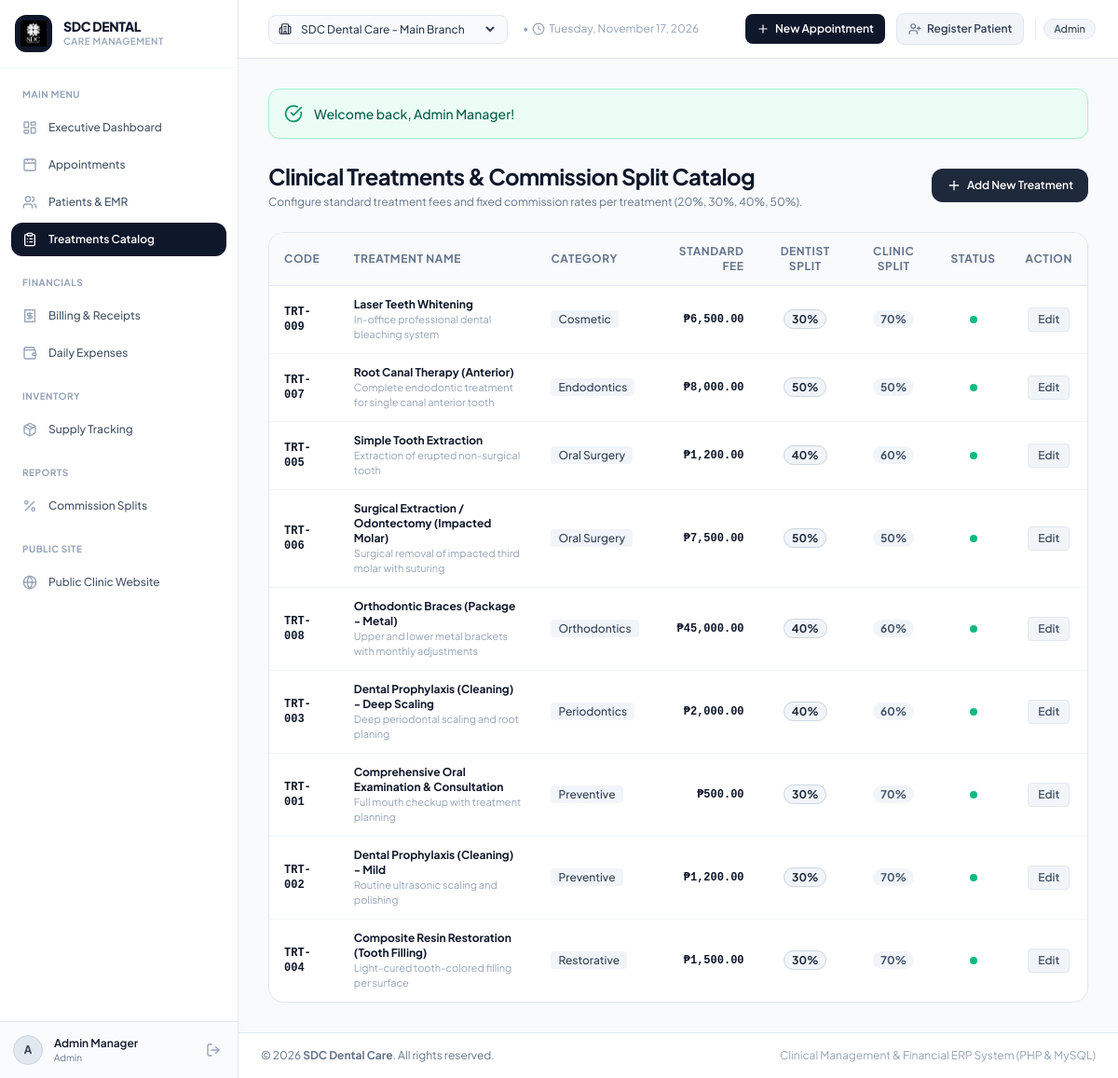
The app's page /index.php?page=treatments (signed in) with its own data.
### tables this page shows
CREATE TABLE `treatments` (
    `id` INT AUTO_INCREMENT PRIMARY KEY,
    `treatment_code` VARCHAR(30) UNIQUE NOT NULL,
    `treatment_name` VARCHAR(100) NOT NULL,
    `category` VARCHAR(50) NOT NULL DEFAULT 'General',
    `standard_price` DECIMAL(10,2) NOT NULL,
    `fixed_commission_rate` DECIMAL(5,2) NOT NULL DEFAULT 30.00,
    `description` TEXT,
    `is_active` TINYINT(1) DEFAULT 1
);

### controllers/TreatmentController.php (called while the page is built, shortened)
<?php
require_once __DIR__ . '/../config/session.php';
require_once __DIR__ . '/../models/Treatment.php';
class TreatmentController {
    public function index(): void {
        $treatments = Treatment::getAll();
        require_once __DIR__ . '/../views/treatments/index.php';
    }
}

### config/session.php (called while the page is built, shortened)
<?php
class Session {
    public static function isLoggedIn(): bool {
        return isset($_SESSION['user_id']) && !empty($_SESSION['user_id']);
    }
    public static function role(): ?string {
        return $_SESSION['user']['role'] ?? null;
    }
    public static function hasRole(string|array $roles): bool {
        $userRole = self::role();
        if (is_array($roles)) {
            return in_array($userRole, $roles, true);
        }
        return $userRole === $roles;
    }
}

### config/database.php (called while the page is built, shortened)
<?php
class Database {
    private static ?PDO $instance = null;
    public static function getConnection(): PDO {
        if (self::$instance === null) {
            $dsn = "mysql:host=" . self::DB_HOST . ";port=" . self::DB_PORT . ";dbname=" . self::DB_NAME . ";charset=" . self::DB_CHARSET;
            $options = [
                PDO::ATTR_ERRMODE            => PDO::ERRMODE_EXCEPTION,
                PDO::ATTR_DEFAULT_FETCH_MODE => PDO::FETCH_ASSOC,
                PDO::ATTR_EMULATE_PREPARES   => false,
            ];
            try {
                self::$instance = new PDO($dsn, self::DB_USER, self::DB_PASS, $options);
            } catch (PDOException $e) {
                throw new PDOException("Database connection error: " . $e->getMessage(), (int)$e->getCode());
            }
        }
        return self::$instance;
    }
    public static function query(string $sql, array $params = []): PDOStatement {
        $stmt = self::getConnection()->prepare($sql);
        $stmt->execute($params);
        return $stmt;
    }
    public static function fetchAll(string $sql, array $params = []): array {
        $stmt = self::query($sql, $params);
        return $stmt->fetchAll();
    }
}

### models/Treatment.php (called while the page is built, shortened)
<?php
require_once __DIR__ . '/../config/database.php';
class Treatment {
    public static function getAll(): array {
        return Database::fetchAll("SELECT * FROM treatments ORDER BY category ASC, treatment_name ASC");
    }
}

### views/treatments/index.php (the view, shortened to what this page needs)
<?php
require_once __DIR__ . '/../layouts/header.php';
$isAdmin = Session::hasRole(['admin']);
?>
<div class="mb-6 flex flex-col md:flex-row md:items-center md:justify-between gap-4">
    <div>
        <h2 class="text-2xl font-bold text-slate-900 tracking-tight">Clinical Treatments & Commission Split Catalog</h2>
        <p class="text-xs text-slate-500 mt-1">Configure standard treatment fees and fixed commission rates per treatment (20%, 30%, 40%, 50%).</p>
    </div>
    <?php if ($isAdmin): ?>
        <button onclick="document.getElementById('addTreatmentModal').classList.remove('hidden')"
                class="inline-flex items-center space-x-1.5 bg-teal-600 hover:bg-teal-700 text-white text-xs font-semibold px-4 py-2.5 rounded-xl shadow-sm transition">
            <i data-lucide="plus" class="w-4 h-4"></i>
            <span>Add New Treatment</span>
        </button>
    <?php endif; ?>
</div>
<div class="bg-white rounded-2xl border border-slate-200 shadow-xs overflow-hidden">
    <div class="overflow-x-auto">
        <table class="w-full text-left border-collapse text-xs">
            <thead>
                <tr class="bg-slate-50 text-slate-500 uppercase tracking-wider font-bold border-b border-slate-200">
                    <th class="py-3 px-4">Code</th>
                    <th class="py-3 px-4">Treatment Name</th>
                    <th class="py-3 px-4">Category</th>
                    <th class="py-3 px-4 text-right">Standard Fee</th>
                    <th class="py-3 px-4 text-center">Dentist Split</th>
                    <th class="py-3 px-4 text-center">Clinic Split</th>
                    <th class="py-3 px-4 text-center">Status</th>
                    <?php if ($isAdmin): ?>
                        <th class="py-3 px-4 text-center">Action</th>
                    <?php endif; ?>
                </tr>
            </thead>
            <tbody class="divide-y divide-slate-100 text-slate-700">
                <?php foreach ($treatments as $t):
                    $dentistSplit = (int)$t['fixed_commission_rate'];
                    $clinicSplit = 100 - $dentistSplit;
                ?>
                    <tr class="hover:bg-slate-50 transition">
                        <td class="py-3 px-4 font-mono font-bold text-teal-700"><?= htmlspecialchars($t['treatment_code']) ?></td>
                        <td class="py-3 px-4">
                            <span class="font-bold text-slate-900 block"><?= htmlspecialchars($t['treatment_name']) ?></span>
                            <?php if (!empty($t['description'])): ?>
                                <span class="text-[11px] text-slate-400 block"><?= htmlspecialchars($t['description']) ?></span>
                            <?php endif; ?>
                        </td>
                        <td class="py-3 px-4">
                            <span class="px-2 py-0.5 rounded bg-slate-100 text-slate-700 font-medium"><?= htmlspecialchars($t['category']) ?></span>
                        </td>
                        <td class="py-3 px-4 text-right font-mono font-bold text-slate-900">
                            <?= APP_CURRENCY ?><?= number_format($t['standard_price'], 2) ?>
                        </td>
                        <td class="py-3 px-4 text-center">
                            <span class="font-bold text-teal-600 bg-teal-50 px-2 py-0.5 rounded-full border border-teal-200">
                                <?= $dentistSplit ?>%
                            </span>
                        </td>
                        <td class="py-3 px-4 text-center">
                            <span class="font-bold text-slate-600 bg-slate-100 px-2 py-0.5 rounded-full">
                                <?= $clinicSplit ?>%
                            </span>
                        </td>
                        <td class="py-3 px-4 text-center">
                            <span class="inline-block w-2 h-2 rounded-full <?= $t['is_active'] ? 'bg-emerald-500' : 'bg-slate-300' ?>"></span>
                        </td>
                        <?php if ($isAdmin): ?>
                            <td class="py-3 px-4 text-center">
                                <button onclick="editTreatment(<?= htmlspecialchars(json_encode($t)) ?>)"
                                        class="px-2.5 py-1 bg-slate-100 hover:bg-teal-50 hover:text-teal-700 rounded text-slate-600 font-semibold border border-slate-200 transition">
                                    Edit
                                </button>
                            </td>
                        <?php endif; ?>
                    </tr>
                <?php endforeach; ?>
            </tbody>
        </table>
    </div>
</div>
<?php require_once __DIR__ . '/../layouts/footer.php'; ?>

### assets/css/style.css (style rules this page uses)
button, a, input, select, textarea { transition: all 0.15s ease-in-out; }
table thead th { letter-spacing: 0.05em; font-weight: 700; }

### views/layouts/header.php (style rules this page uses)
body { font-family: 'Plus Jakarta Sans', sans-serif; }

### records on screen
treatments: treatment_code "TRT-009", treatment_name "Laser Teeth Whitening", description "In-office professional dental bleaching system", category "Cosmetic", standard_price "6,500.00", fixed_commission_rate "30", fixed_commission_rate "70", is_active 1 (drawn)
treatments: treatment_code "TRT-007", treatment_name "Root Canal Therapy (Anterior)", description "Complete endodontic treatment for single canal anterior tooth", category "Endodontics", standard_price "8,000.00", fixed_commission_rate "50", is_active 1 (drawn)
treatments: treatment_code "TRT-005", treatment_name "Simple Tooth Extraction", description "Extraction of erupted non-surgical tooth", category "Oral Surgery", standard_price "1,200.00", fixed_commission_rate "40", fixed_commission_rate "60", is_active 1 (drawn)
treatments: treatment_code "TRT-006", treatment_name "Surgical Extraction / Odontectomy (Impacted Molar)", description "Surgical removal of impacted third molar with suturing", category "Oral Surgery", standard_price "7,500.00", fixed_commission_rate "50", is_active 1 (drawn)
treatments: treatment_code "TRT-008", treatment_name "Orthodontic Braces (Package - Metal)", description "Upper and lower metal brackets with monthly adjustments", category "Orthodontics", standard_price "45,000.00", fixed_commission_rate "40", fixed_commission_rate "60", is_active 1 (drawn)
treatments: treatment_code "TRT-003", treatment_name "Dental Prophylaxis (Cleaning) - Deep Scaling", description "Deep periodontal scaling and root planing", category "Periodontics", standard_price "2,000.00", fixed_commission_rate "40", fixed_commission_rate "60", is_active 1 (drawn)
treatments: treatment_code "TRT-001", treatment_name "Comprehensive Oral Examination & Consultation", description "Full mouth checkup with treatment planning", category "Preventive", standard_price "500.00", fixed_commission_rate "30", fixed_commission_rate "70", is_active 1 (drawn)
treatments: treatment_code "TRT-002", treatment_name "Dental Prophylaxis (Cleaning) - Mild", description "Routine ultrasonic scaling and polishing", category "Preventive", standard_price "1,200.00", fixed_commission_rate "30", fixed_commission_rate "70", is_active 1 (drawn)
treatments: treatment_code "TRT-004", treatment_name "Composite Resin Restoration (Tooth Filling)", description "Light-cured tooth-colored filling per surface", category "Restorative", standard_price "1,500.00", fixed_commission_rate "30", fixed_commission_rate "70", is_active 1 (drawn)

### other values on screen
substr($currentUser['full_name'] ?? 'U', 0, 1) "A"
$currentUser['full_name'] "Admin Manager"
str_replace('_', ' ', $currentUser['role'] ?? 'Staff') "Admin"
str_replace('_', ' ', $currentUser['role']) "Admin"
$success "Welcome back, Admin Manager!"
APP_NAME "SDC Dental Care"
form field branch_id "SDC Dental Care - Main Branch"
